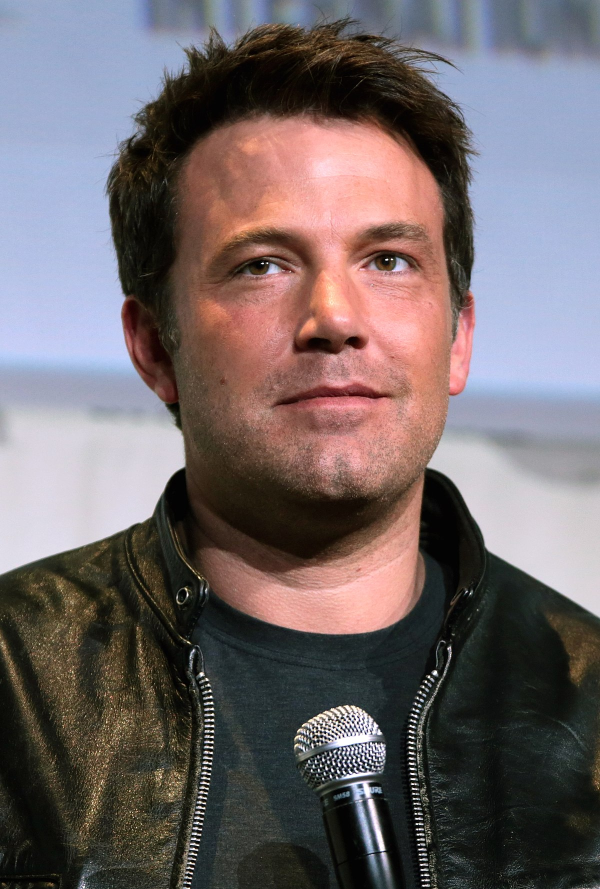
#> input picture face_recognition/train/Ben Affleck/1200px-Ben_Affleck_by_Gage_Skidmore_2.jpg, 1200 x 1778 px (shown at 1/2 size); its folder holds only this picture in this run
$ python faces_train.py
#> lines starting #> are read from the running program, lines starting #| are printed output that depends on the picture
import os
from xml.dom.expatbuilder import ParseEscape
import cv2
import numpy as np

# [6 lines of commented-out code are left out]

people = ['Ben Affleck', 'Elton John', 'Jerry Seinfeld', 'Madonna', 'Mindy Kaling']
DIR = 'train'

haar_cascade = cv2.CascadeClassifier('haar_face.xml')

features = []
labels = []

def create_train():
    for person in people:
        path = os.path.join(DIR, person)
        label = people.index(person)

        for img in os.listdir(path):
            img_path = os.path.join(path, img)
            img_array = cv2.imread(img_path)
#> img_array is the input picture: shape (1778, 1200, 3); mean B, G, R 104.4, 102.6, 112.5
            gray = cv2.cvtColor(img_array, cv2.COLOR_BGR2GRAY)
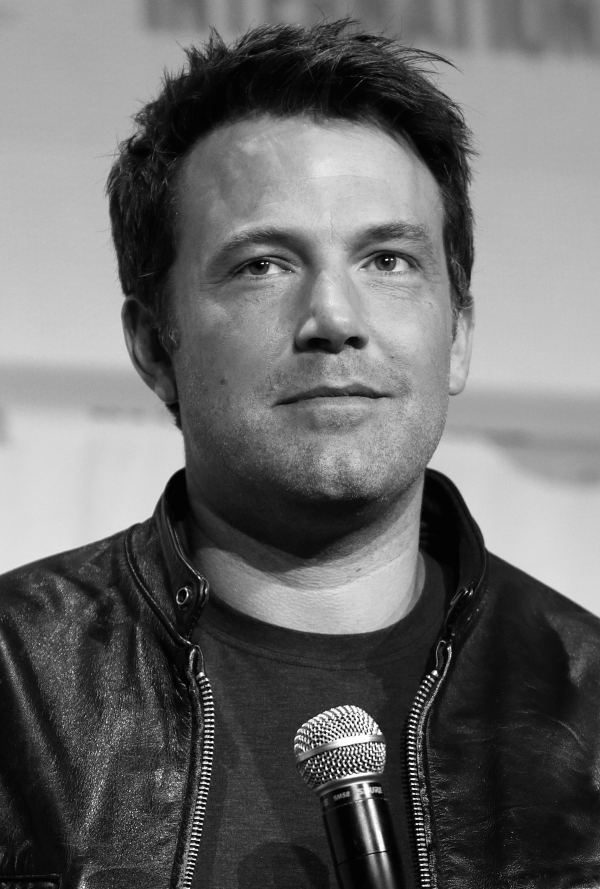
#> gray: shape (1778, 1200) (shown at 1/2 size); min 0, max 255, mean 105.7
            faces_rect = haar_cascade.detectMultiScale(gray, scaleFactor=1.1, minNeighbors=4)
#> faces_rect = [[112, 1184, 80, 80], [319, 253, 678, 678]]

            for (x, y, w, h) in faces_rect:
                faces_roi = gray[y:y+h, x:x+w]
                features.append(faces_roi)
                labels.append(label)
#> this loop made 2 passes
#> pass 1, in create_train, `faces_roi = gray[y:y+h, x:x+w]`:
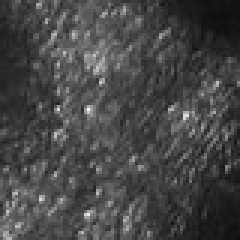
#> faces_roi: shape (80, 80) (shown 3 times larger); min 14, max 245, mean 70.6
#> pass 2, in create_train, `faces_roi = gray[y:y+h, x:x+w]`:
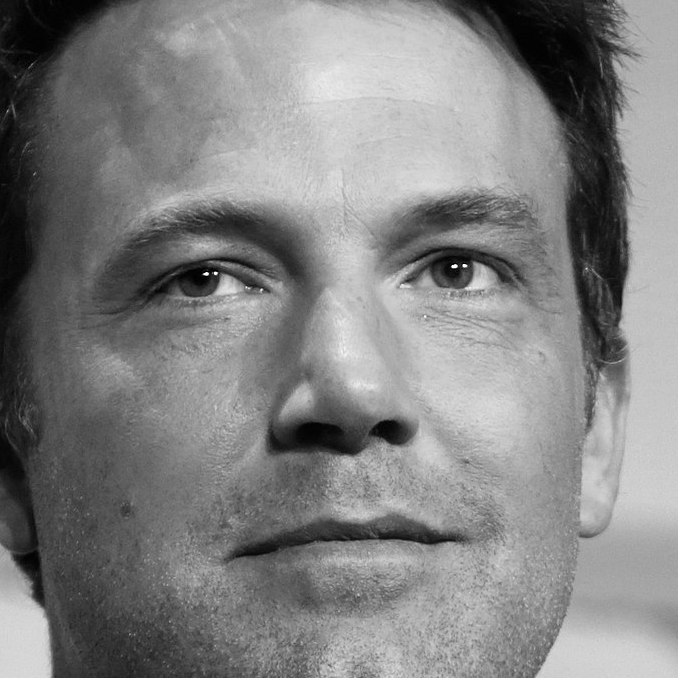
#> faces_roi: shape (678, 678); min 0, max 255, mean 130.1
#> after the loop, features = 2 items; labels = [0, 0]
#> pass 2 of the loop in create_train, `for person in people:`:
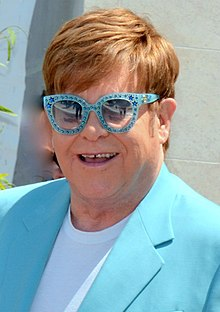
#> input picture face_recognition/train/Elton John/220px-Elton_John_Cannes_2019.jpg, 220 x 312 px
#> in create_train, img_array is the input picture: shape (312, 220, 3); mean B, G, R 164.3, 162.2, 146.2
#> in create_train, `gray = cv2.cvtColor(img_array, cv2.COLOR_BGR2GRAY)`:
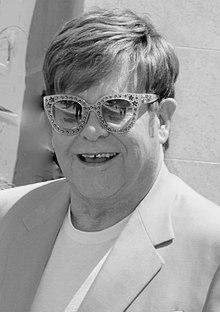
#> gray: shape (312, 220); min 1, max 248, mean 157.7
#> faces_rect = [[45, 66, 122, 122]]
#> the loop in create_train, `for (x, y, w, h) in faces_rect:` made 1 pass
#> pass 1, in create_train, `faces_roi = gray[y:y+h, x:x+w]`:
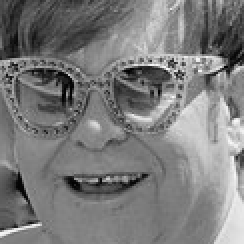
#> faces_roi: shape (122, 122) (shown 2 times larger); min 1, max 248, mean 123
#> after the loop in create_train, `for (x, y, w, h) in faces_rect:`: features = 3 items; labels = [0, 0, 1]

#> (the run stopped early here; a loop or call above may not have finished)
